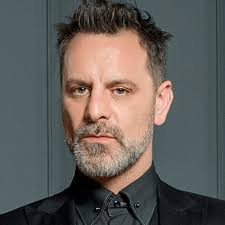
#> input picture resimgrileştirme/ozan1.jpeg, 225 x 225 px, found by its file name; the run also reads 1 picture not shown here
$ python 'ağırlıktoplama.py'
#> lines starting #> are read from the running program, lines starting #| are printed output that depends on the picture
import cv2
import numpy as np

resim1=cv2.imread("ozan1.jpeg")
#> resim1 is the input picture: shape (225, 225, 3); mean B, G, R 89.1, 93.3, 97.4
resim2=cv2.imread("ozan2.jpeg")


cv2.imshow("ozan1",resim1)#resim boyutları aynı olmalı
cv2.imshow("ozan2",resim2)

toplamı=cv2.add(resim1,resim2)
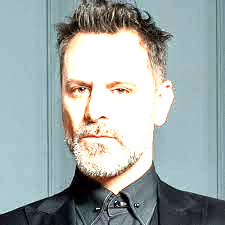
#> toplamı: shape (225, 225, 3); mean B, G, R 170.6, 171.5, 160.9
ağırlıklıtoplama=cv2.addWeighted(resim1,0.7,resim2,0.3,0) # resim1 %70 resin2%30toplamı 1 olmalı

cv2.imshow("toplanmış resim",toplamı)
cv2.imshow("ağırlıklı toplam",ağırlıklıtoplama)

cv2.waitKey(0)
cv2.destroyAllWindows()
